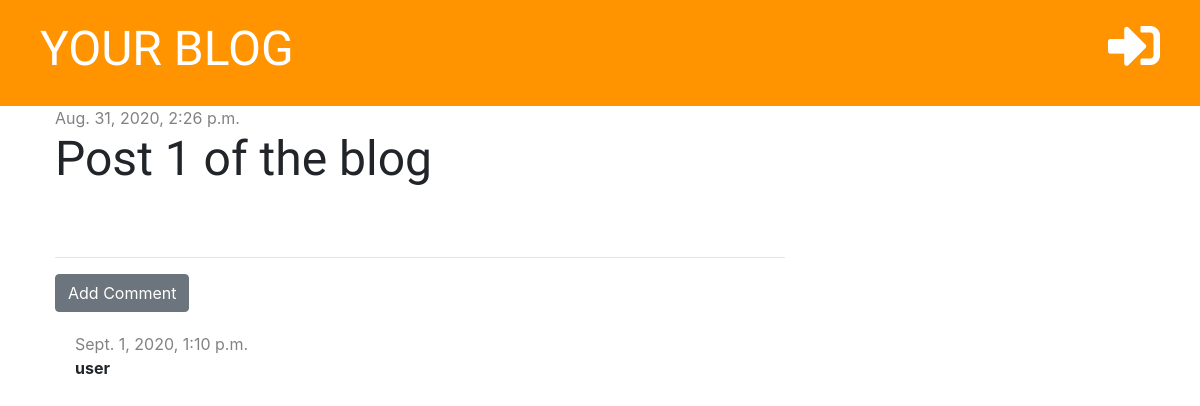
The app's page /post/1/ with its own data.
### blog/models.py (models this page shows, shortened)
class Post(models.Model):
    author = models.ForeignKey('auth.User', on_delete=models.CASCADE)
    title = models.CharField(max_length=200)
    text = models.TextField()
    created_date = models.DateTimeField(default=timezone.now)
    published_date = models.DateTimeField(blank=True, null=True)

class Comment(models.Model):
    post = models.ForeignKey('blog.Post', on_delete=models.CASCADE, related_name='comments')
    author = models.CharField(max_length=200)
    text = models.TextField()
    created_date = models.DateTimeField(default=timezone.now)
    approved = models.BooleanField(default=False)

### blog/views.py (the view)
# urls.py: path('post/<int:pk>/', views.post_detail, name='post_detail'),
def post_detail(request, pk):
    post = get_object_or_404(Post, pk=pk)
    stuff_for_frontend = {'post': post}
    return render(request, 'blog/post_detail.html', stuff_for_frontend)

### blog/templatetags/markdownify.py (called while the page is built)
@register.filter
def markdown(value):
    renderer = HighlightRenderer()
    markdown = mistune.Markdown(renderer=renderer)
    return markdown(value)

### blog/templates/blog/post_detail.html (shortened to what this page needs)
{% extends 'blog/base.html' %}
{% load markdownify %}
{% block content %}
    <div class="post">
        {% if post.published_date %}
            <div class="date">
                {{ post.published_date }}
            </div>
        {% else %}
            <a href="{% url "post_publish" pk=post.pk %}" class="btn btn-primary">Publish</a>
        {% endif %}
        <h1>{{ post.title }}</h1>
    </div>
    <hr>
    <a href="{% url "add_comment_to_post" pk=post.pk %}" class="btn btn-secondary">Add Comment</a>
    {% for comment in post.comments.all %}
        {% if user.is_authenticated or comment.approved %}
            <div class="comment">
                <div class="date">
                    {{ comment.created_date }}
                </div>
                <strong>{{ comment.author }}</strong>
            </div>
        {% endif %}
        {% empty %}
           <p>No comments yet...</p>
    {% endfor %}
{% endblock %}

### blog/static/css/blog.css (style rules this page uses)
h1, h2, h3, h4 { font-family: 'Tangerine', 'Inconsolata', 'Droid Sans', 'serif'; font-size: 48px; }
.date { color: #828282; }
.post { margin-bottom: 70px; }
.comment { margin: 20px 0px 20px 20px; }

### records on screen
Post: published_date "Aug. 31, 2020, 2:26 p.m.", title "Post 1 of the blog"
Comment: created_date "Sept. 1, 2020, 1:10 p.m.", author "user"
